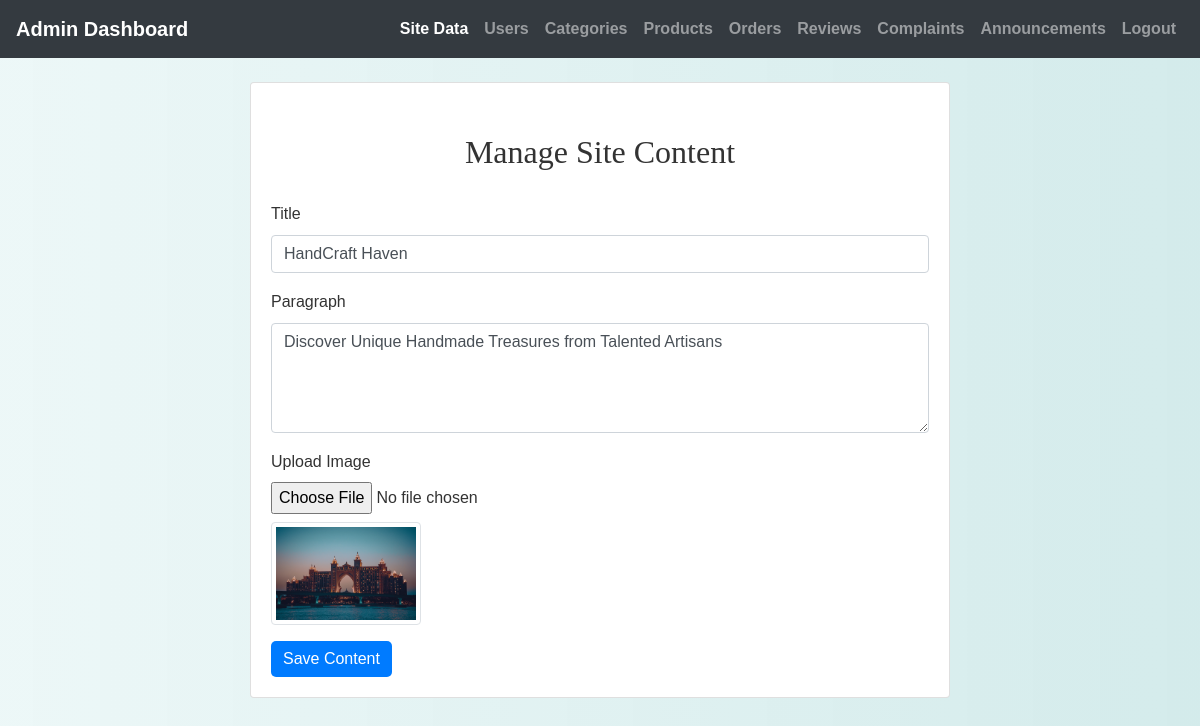
Screenshot of /admin/manage_site.php (signed in) with the database file from the repository.
### tables this page shows
CREATE TABLE `site_content` (
  `id` int(11) NOT NULL,
  `content_type` varchar(50) DEFAULT 'main',
  `title` varchar(255) NOT NULL,
  `content` text NOT NULL,
  `image_url` varchar(255) NOT NULL,
  `created_at` datetime DEFAULT current_timestamp(),
  `updated_at` datetime DEFAULT current_timestamp() ON UPDATE current_timestamp()
);

### admin/manage_site.php (the view, shortened to what this page needs)
<?php
include 'config.php';
$content_id = 1;
$sql = "SELECT * FROM site_content WHERE id = $content_id";
$result = mysqli_query($conn, $sql);
$current_content = mysqli_fetch_assoc($result);
?>
<!DOCTYPE html>
<html>
<head>
  <link rel="stylesheet" href="https://stackpath.bootstrapcdn.com/bootstrap/4.5.0/css/bootstrap.min.css">
  <link rel="stylesheet" href="./css/style.css">
</head>
<body>
<?php include 'admin_navbar.php'; ?>
<div class="container mt-4">
  <div class="card mx-auto" style="max-width: 700px;">
    <div class="card-body">
      <h2>Manage Site Content</h2>
      <form method="post" enctype="multipart/form-data">
        <div class="form-group">
          <label>Title</label>
          <input type="text" name="title" class="form-control" value="<?php echo $current_content['title'] ?? ''; ?>" required>
        </div>
        <div class="form-group">
          <label>Paragraph</label>
          <textarea name="content" class="form-control" rows="4" required><?php echo $current_content['content'] ?? ''; ?></textarea>
        </div>
        <div class="form-group">
          <label>Upload Image</label>
          <input type="file" name="image" class="form-control-file" <?php echo empty($current_content['image_url']) ? 'required' : ''; ?>>
          <?php if (!empty($current_content['image_url'])): ?>
            <img src="<?php echo $current_content['image_url']; ?>" alt="Current Image" class="img-thumbnail mt-2" width="150">
          <?php endif; ?>
        </div>
        <button type="submit" class="btn btn-primary">Save Content</button>
      </form>
    </div>
  </div>
</div>
</body>
</html>

### admin/css/style.css (style rules this page uses)
body { background: linear-gradient(90deg, rgba(233, 246, 246, 0.831), rgba(207, 233, 233, 0.9)); font-family: 'Arial', sans-serif; color: #333; line-height: 1.6; }
h1, h2, h3, h4 { text-align: center; margin-top: 30px; margin-bottom: 30px; font-family: 'Georgia', serif; }
.container { margin-bottom: 40px; }
.btn-primary { color: #fff; border: none; border-radius: 5px; cursor: pointer; transition: background-color 0.3s ease; }

### rows the page displays
site_content: title "HandCraft Haven", content "Discover Unique Handmade Treasures from Talented Artisans", image_url (picture)
